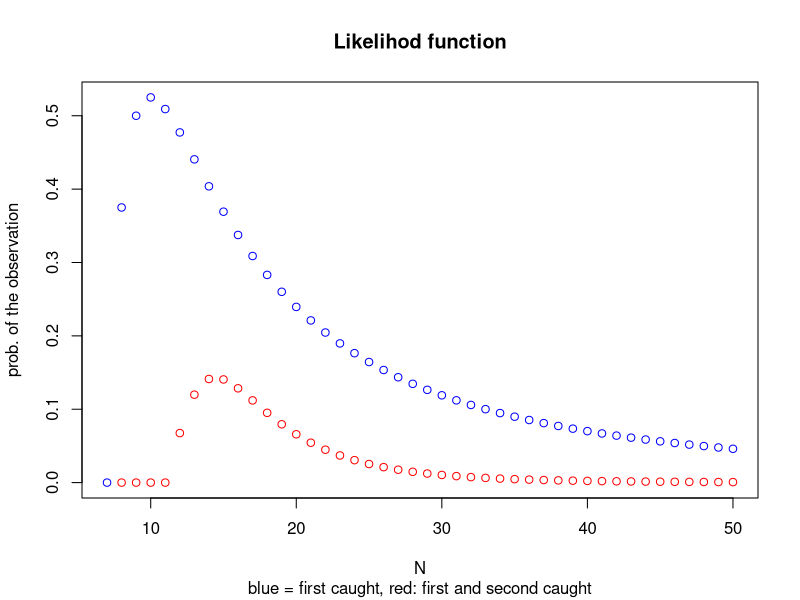

This chart was generated by the following R code:
#########################################################
# To determine the number of N of red deers living in a
# precinct region 7 red deer were caught and marked in a 
# trapping action. Afterwards the animals were again 
# released. After a certain time, another trapping action 
# was started. Thereby 3 red deer were caught, whereby 2 
# already were marked. It is assumed that between the no 
# influx or outflow of red deer in the region and that the 
# animals were able to pass the region within a short period
# of time. 
# Determine a maximum likelihood estimator for the total 
# number N of the red deer living in the region.
#
# file: max_likelihood_deers.R
#########################################################

library(tidyverse)
library(xtable)

n.marked <- 7
n.caught.1 <- 3
n.rd.1 <- 2
n.caught.2 <- 8
n.rd.2 <- 4

# create a tibble with prob. of the observation dep. on N
ml.est.N <- tibble(
  N = n.marked:50,
  est.1 = choose(n.marked,n.rd.1) * 
    choose(N-n.marked, n.caught.1-n.rd.1) /
    choose(N,n.caught.1),
  est.2 = est.1 * choose(n.marked+(n.caught.1-n.rd.1), n.rd.2) *
    choose(N-n.marked-(n.caught.1-n.rd.1),n.caught.2-n.rd.2) /
    choose(N,n.caught.2)
)
head(ml.est.N,20)


# tex Tabelle erzeugen
xtable(ml.est.N[1:15,1:2]) %>% 
  print(include.rownames = FALSE, floating = FALSE)
xtable(ml.est.N[3:15,c(1,2,3)]) %>% 
  print(include.rownames = FALSE, floating = FALSE, digits = c(0,4,4))
      

# diagramm of the likelihood functions
plot(x = ml.est.N$N, y = ml.est.N$est.1, col = "blue",
     xlab = "N", ylab = "prob. of the observation",
     main = "Likelihod function",
     sub = "blue = first caught, red: first and second caught")
points(x = ml.est.N$N, y = ml.est.N$est.2, col = "red")
dev.copy2eps(file="d:/Lehre/MATHE/Statistik/Exercises/pictures/ml_est_red_deers.eps")

# find the maxima
ML.EST.1 <- ml.est.N %>%
  select(N, est.1) %>%
  filter(est.1 == max(est.1))
ML.EST.2 <- ml.est.N %>%
  select(N, est.2) %>%
  filter(est.2 == max(est.2))
ML.EST.1; ML.EST.2
